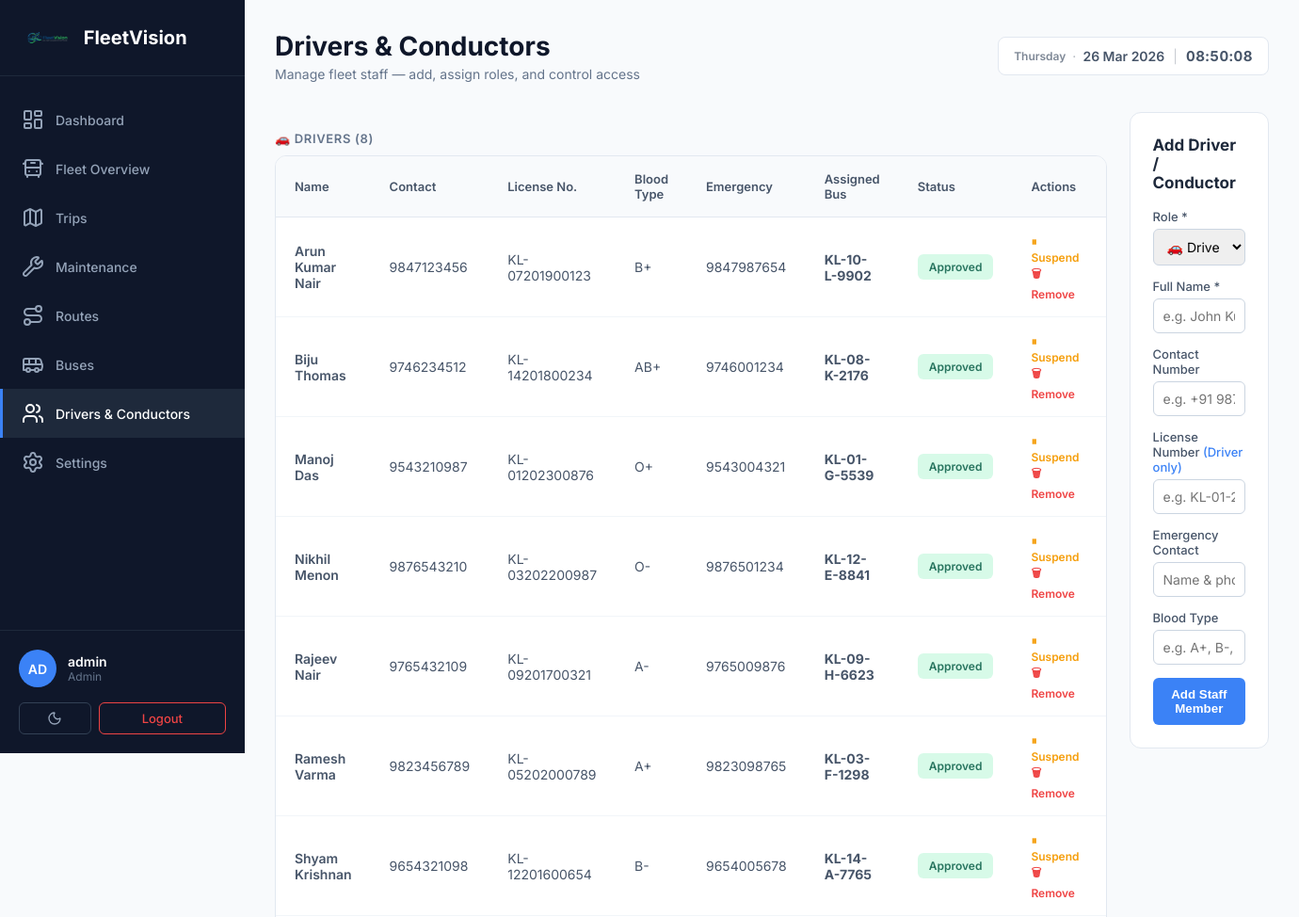
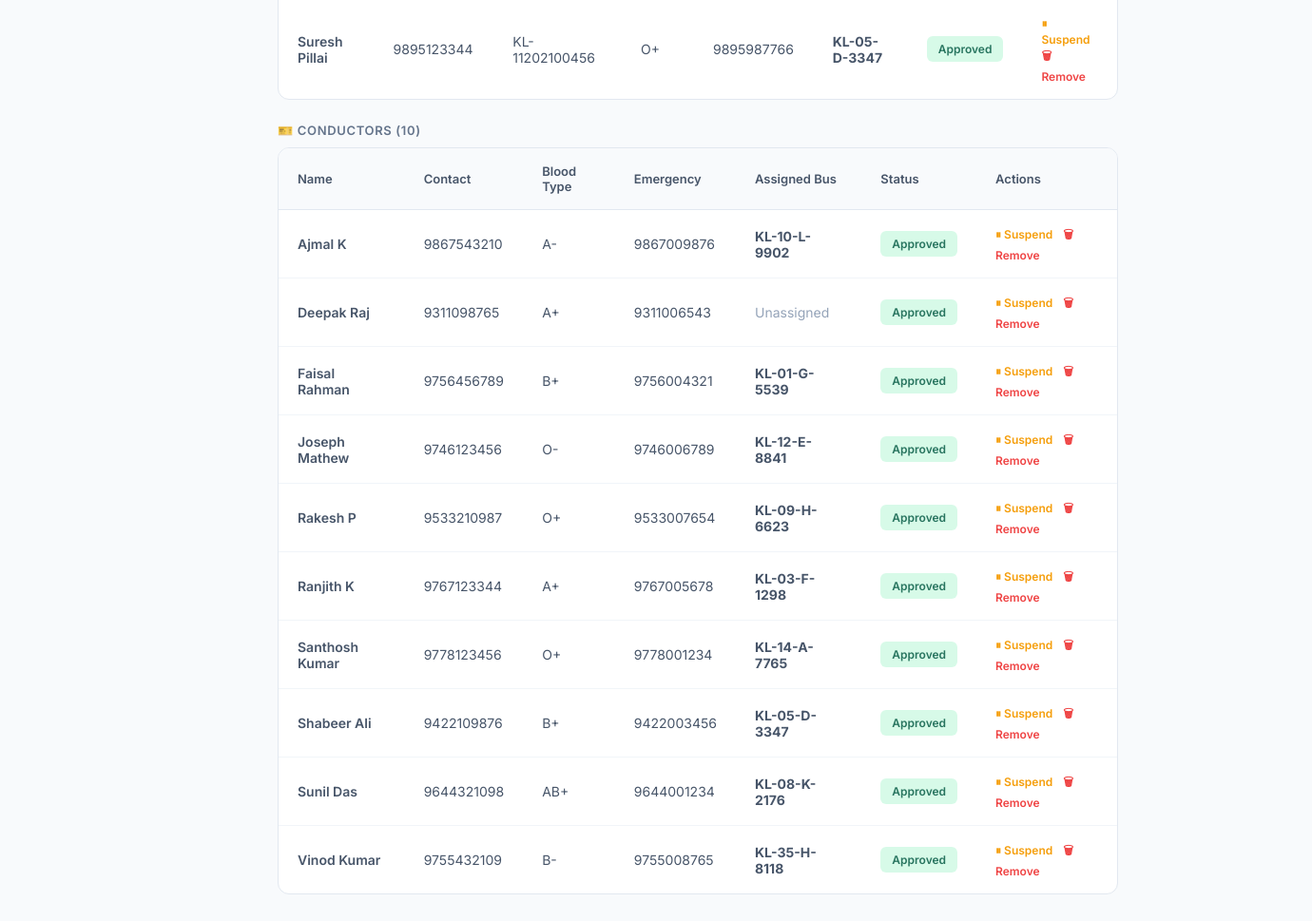
The app's page /staff.php (signed in) with its own data (2 pictures, top to bottom).
### tables this page shows
CREATE TABLE users (
        id INTEGER PRIMARY KEY AUTOINCREMENT,
        username TEXT NOT NULL UNIQUE,
        email TEXT NOT NULL UNIQUE,
        password_hash TEXT,
        google_id TEXT UNIQUE,
        role TEXT DEFAULT 'user',
        status TEXT DEFAULT 'pending',
        created_at DATETIME DEFAULT CURRENT_TIMESTAMP
    , contact_no TEXT, license_number TEXT, emergency_contact TEXT, blood_type TEXT);

### staff.php (the view, shortened to what this page needs)
<?php
require_once __DIR__ . '/includes/db.php';
$staff = $pdo->query("
    SELECT u.*,
           b.bus_number AS assigned_bus
    FROM users u
    LEFT JOIN buses b ON b.driver_id = u.id OR b.conductor_id = u.id
    WHERE u.role IN ('driver','conductor') AND u.status != 'deleted'
    GROUP BY u.id
    ORDER BY u.role ASC, u.username ASC
")->fetchAll(PDO::FETCH_ASSOC);
$drivers = array_filter($staff, fn($s) => $s['role'] === 'driver');
$conductors = array_filter($staff, fn($s) => $s['role'] === 'conductor');
include __DIR__ . '/includes/header.php';
?>
<header class="top-header">
    <div class="header-left">
        <h1 class="page-title">Drivers & Conductors</h1>
        <p class="page-subtitle">Manage fleet staff — add, assign roles, and control access</p>
    </div>
        <div class="header-right">
        <div class="date-display"></div>
    </div>
</header>
<section class="content-section">
    <div class="staff-layout">
        <div class="staff-main">
            <div class="section-label">🚗 Drivers (<?php echo count($drivers); ?>)</div>
            <div class="table-container" style="margin-bottom: 24px;">
                <table class="data-table">
                    <thead>
                        <tr>
                            <th>Name</th>
                            <th>Contact</th>
                            <th>License No.</th>
                            <th>Blood Type</th>
                            <th>Emergency</th>
                            <th>Assigned Bus</th>
                            <th>Status</th>
                            <th>Actions</th>
                        </tr>
                    </thead>
                    <tbody>
                        <?php if (count($drivers) > 0): ?>
                            <?php foreach ($drivers as $d): ?>
                                <?php
                                $jsdata = htmlspecialchars(json_encode([
                                    'id' => $d['id'], 'username' => $d['username'], 'role' => $d['role'], 'contact_no' => $d['contact_no'],
                                    'license_number' => $d['license_number'], 'emergency_contact' => $d['emergency_contact'], 'blood_type' => $d['blood_type']
                                ]), ENT_QUOTES, 'UTF-8');
                                ?>
                                <tr onclick="editStaff(this)" data-staff="<?php echo $jsdata; ?>" class="hover-row" style="cursor: pointer;" title="Click to edit">
                                    <td style="font-weight:600;"><?php echo htmlspecialchars($d['username']); ?></td>
                                    <td><?php echo htmlspecialchars($d['contact_no'] ?: '—'); ?></td>
                                    <td><?php echo htmlspecialchars($d['license_number'] ?: '—'); ?></td>
                                    <td><?php echo htmlspecialchars($d['blood_type'] ?: '—'); ?></td>
                                    <td><?php echo htmlspecialchars($d['emergency_contact'] ?: '—'); ?></td>
                                    <td><?php echo $d['assigned_bus'] ? '<strong>' . htmlspecialchars($d['assigned_bus']) . '</strong>' : '<span style="color:#94a3b8;">Unassigned</span>'; ?></td>
                                    <td>
                                        <?php $sc = $d['status'] === 'approved' ? 'active' : 'idle'; ?>
                                        <span class="status-badge <?php echo $sc; ?>"><?php echo ucfirst($d['status']); ?></span>
                                    </td>
                                    <td>
                                        <a href="staff.php?toggle_id=<?php echo $d['id']; ?>" class="action-link <?php echo $d['status'] === 'approved' ? 'toggle-on' : 'toggle-off'; ?>" onclick="event.stopPropagation();">
                                            <?php echo $d['status'] === 'approved' ? '⏸ Suspend' : '▶ Activate'; ?>
                                        </a>
                                        <a href="staff.php?delete_id=<?php echo $d['id']; ?>" class="action-link delete" onclick="event.stopPropagation(); return confirm('Remove this driver?');">🗑 Remove</a>
                                    </td>
                                </tr>
                            <?php
    endforeach; ?>
                        <?php
else: ?>
                            <tr class="empty-row"><td colspan="8">No drivers added yet.</td></tr>
                        <?php
endif; ?>
                    </tbody>
                </table>
            </div>
            <div class="section-label">🎫 Conductors (<?php echo count($conductors); ?>)</div>
            <div class="table-container">
                <table class="data-table">
                    <thead>
                        <tr>
                            <th>Name</th>
                            <th>Contact</th>
                            <th>Blood Type</th>
                            <th>Emergency</th>
                            <th>Assigned Bus</th>
                            <th>Status</th>
                            <th>Actions</th>
                        </tr>
                    </thead>
                    <tbody>
                        <?php if (count($conductors) > 0): ?>
                            <?php foreach ($conductors as $c): ?>
                                <?php
                                $jsdata = htmlspecialchars(json_encode([
                                    'id' => $c['id'], 'username' => $c['username'], 'role' => $c['role'], 'contact_no' => $c['contact_no'],
                                    'license_number' => $c['license_number'], 'emergency_contact' => $c['emergency_contact'], 'blood_type' => $c['blood_type']
                                ]), ENT_QUOTES, 'UTF-8');
                                ?>
                                <tr onclick="editStaff(this)" data-staff="<?php echo $jsdata; ?>" class="hover-row" style="cursor: pointer;" title="Click to edit">
                                    <td style="font-weight:600;"><?php echo htmlspecialchars($c['username']); ?></td>
                                    <td><?php echo htmlspecialchars($c['contact_no'] ?: '—'); ?></td>
                                    <td><?php echo htmlspecialchars($c['blood_type'] ?: '—'); ?></td>
                                    <td><?php echo htmlspecialchars($c['emergency_contact'] ?: '—'); ?></td>
                                    <td><?php echo $c['assigned_bus'] ? '<strong>' . htmlspecialchars($c['assigned_bus']) . '</strong>' : '<span style="color:#94a3b8;">Unassigned</span>'; ?></td>
                                    <td>
                                        <?php $sc = $c['status'] === 'approved' ? 'active' : 'idle'; ?>
                                        <span class="status-badge <?php echo $sc; ?>"><?php echo ucfirst($c['status']); ?></span>
                                    </td>
                                    <td>
                                        <a href="staff.php?toggle_id=<?php echo $c['id']; ?>" class="action-link <?php echo $c['status'] === 'approved' ? 'toggle-on' : 'toggle-off'; ?>" onclick="event.stopPropagation();">
                                            <?php echo $c['status'] === 'approved' ? '⏸ Suspend' : '▶ Activate'; ?>
                                        </a>
                                        <a href="staff.php?delete_id=<?php echo $c['id']; ?>" class="action-link delete" onclick="event.stopPropagation(); return confirm('Remove this conductor?');">🗑 Remove</a>
                                    </td>
                                </tr>
                            <?php
    endforeach; ?>
                        <?php
else: ?>
                            <tr class="empty-row"><td colspan="7">No conductors added yet.</td></tr>
                        <?php
endif; ?>
                    </tbody>
                </table>
            </div>
        </div>
        <div class="staff-sidebar">
            <div class="user-form-card">
                <h3 id="form-title" style="margin-bottom:18px; font-size:17px;">Add Driver / Conductor</h3>
                <form method="POST" action="staff.php" id="staff-form">
                    <div class="form-group">
                        <label class="form-label">Role *</label>
                        <select name="role" id="form-role" class="form-select" required onchange="toggleLicense(this.value)">
                            <option value="driver">🚗 Driver</option>
                        </select>
                    </div>
                    <div class="form-group">
                        <label class="form-label">Full Name *</label>
                        <input type="text" name="username" id="form-username" class="form-input" placeholder="e.g. John Kumar" required>
                    </div>
                    <div class="form-group">
                        <label class="form-label">Contact Number</label>
                        <input type="tel" name="contact_no" id="form-contact_no" class="form-input" placeholder="e.g. +91 98765 43210">
                    </div>
                    <div class="form-group" id="license-field">
                        <label class="form-label">License Number <span style="color:#3b82f6;">(Driver only)</span></label>
                        <input type="text" name="license_number" id="form-license_number" class="form-input" placeholder="e.g. KL-01-20200012345">
                    </div>
                    <div class="form-group">
                        <label class="form-label">Emergency Contact</label>
                        <input type="text" name="emergency_contact" id="form-emergency_contact" class="form-input" placeholder="Name & phone number">
                    </div>
                    <div class="form-group">
                        <label class="form-label">Blood Type</label>
                        <input type="text" name="blood_type" id="form-blood_type" class="form-input" placeholder="e.g. A+, B-, O+, AB+">
                    </div>
                    <button type="submit" class="btn-submit" id="btn-submit">Add Staff Member</button>
                </form>
            </div>
        </div>
    </div>
</section>
<?php include __DIR__ . '/includes/footer.php'; ?>

### dashboard.css (style rules this page uses)
* { margin: 0; padding: 0; box-sizing: border-box; }
body { font-family: 'Inter', -apple-system, BlinkMacSystemFont, 'Segoe UI', sans-serif; background: #f8fafc; color: #1e293b; }
.top-header { display: flex; justify-content: space-between; align-items: center; margin-bottom: 32px; }
.header-left { flex: 1; }
.page-title { font-size: 28px; font-weight: 700; color: #0f172a; margin-bottom: 4px; }
.page-subtitle { font-size: 14px; color: #64748b; }
.header-right { display: flex; align-items: center; gap: 16px; }
.date-display { background: white; padding: 10px 16px; border-radius: 8px; font-size: 14px; color: #475569; border: 1px solid #e2e8f0; display: inline-flex; align-items: center; gap: 2px; white-space: nowrap; }
.content-section { margin-bottom: 40px; }
.table-container { background: white; border-radius: 12px; border: 1px solid #e2e8f0; overflow: hidden; }
.data-table { width: 100%; border-collapse: collapse; }
.data-table thead { background: #f8fafc; }
.data-table th { padding: 16px 20px; text-align: left; font-size: 13px; font-weight: 600; color: #475569; border-bottom: 1px solid #e2e8f0; }
.data-table td { padding: 16px 20px; font-size: 14px; color: #475569; border-bottom: 1px solid #f1f5f9; }
.data-table tbody tr:last-child td { border-bottom: none; }
.status-badge { display: inline-block; padding: 6px 12px; border-radius: 6px; font-size: 12px; font-weight: 600; }
.status-badge.active { background: #d1fae5; color: #065f46; }
.user-form-card { background: white; padding: 24px; border-radius: 12px; border: 1px solid #e2e8f0; }

### staff.php (style rules this page uses)
.staff-layout { display: flex; gap: 24px; align-items: flex-start; }
.staff-main { flex: 2; }
.staff-sidebar { flex: 1; position: sticky; top: 24px; }
.user-form-card { background: white; padding: 24px; border-radius: 12px; border: 1px solid #e2e8f0; margin-bottom: 20px; }
.form-group { margin-bottom: 14px; }
.form-label { display: block; margin-bottom: 5px; font-size: 13px; font-weight: 500; color: #475569; }
.form-input, .form-select { width: 100%; padding: 9px 10px; border: 1px solid #cbd5e1; border-radius: 6px; font-size: 14px; box-sizing: border-box; font-family: inherit; }
.btn-submit { width: 100%; padding: 10px; background: #3b82f6; color: white; border: none; border-radius: 6px; font-weight: 600; cursor: pointer; transition: background 0.2s; }
.section-label { font-size: 13px; font-weight: 600; color: #64748b; text-transform: uppercase; letter-spacing: 0.05em; margin: 20px 0 10px; }
.action-link { font-size: 12px; font-weight: 600; text-decoration: none; margin-right: 8px; }
.action-link.toggle-on { color: #f59e0b; }
.action-link.delete { color: #ef4444; }
.hover-row { transition: background-color 0.2s ease; }

### records on screen
users: username "Arun Kumar Nair", contact_no "9847123456", license_number "KL-07201900123", blood_type "B+", emergency_contact "9847987654", assigned_bus "KL-10-L-9902", status "Approved", shows "⏸ Suspend"
users: username "Biju Thomas", contact_no "9746234512", license_number "KL-14201800234", blood_type "AB+", emergency_contact "9746001234", assigned_bus "KL-08-K-2176", status "Approved", shows "⏸ Suspend"
users: username "Manoj Das", contact_no "9543210987", license_number "KL-01202300876", blood_type "O+", emergency_contact "9543004321", assigned_bus "KL-01-G-5539", status "Approved", shows "⏸ Suspend"
users: username "Nikhil Menon", contact_no "9876543210", license_number "KL-03202200987", blood_type "O-", emergency_contact "9876501234", assigned_bus "KL-12-E-8841", status "Approved", shows "⏸ Suspend"
users: username "Rajeev Nair", contact_no "9765432109", license_number "KL-09201700321", blood_type "A-", emergency_contact "9765009876", assigned_bus "KL-09-H-6623", status "Approved", shows "⏸ Suspend"
users: username "Ramesh Varma", contact_no "9823456789", license_number "KL-05202000789", blood_type "A+", emergency_contact "9823098765", assigned_bus "KL-03-F-1298", status "Approved", shows "⏸ Suspend"
users: username "Shyam Krishnan", contact_no "9654321098", license_number "KL-12201600654", blood_type "B-", emergency_contact "9654005678", assigned_bus "KL-14-A-7765", status "Approved", shows "⏸ Suspend"
users: username "Suresh Pillai", contact_no "9895123344", license_number "KL-11202100456", blood_type "O+", emergency_contact "9895987766", assigned_bus "KL-05-D-3347", status "Approved", shows "⏸ Suspend"
users: username "Ajmal K", contact_no "9867543210", blood_type "A-", emergency_contact "9867009876", assigned_bus "KL-10-L-9902", status "Approved", shows "⏸ Suspend"
users: username "Deepak Raj", contact_no "9311098765", blood_type "A+", emergency_contact "9311006543", shows "Unassigned", status "Approved", shows "⏸ Suspend"
users: username "Faisal Rahman", contact_no "9756456789", blood_type "B+", emergency_contact "9756004321", assigned_bus "KL-01-G-5539", status "Approved", shows "⏸ Suspend"
users: username "Joseph Mathew", contact_no "9746123456", blood_type "O-", emergency_contact "9746006789", assigned_bus "KL-12-E-8841", status "Approved", shows "⏸ Suspend"
users: username "Rakesh P", contact_no "9533210987", blood_type "O+", emergency_contact "9533007654", assigned_bus "KL-09-H-6623", status "Approved", shows "⏸ Suspend"
users: username "Ranjith K", contact_no "9767123344", blood_type "A+", emergency_contact "9767005678", assigned_bus "KL-03-F-1298", status "Approved", shows "⏸ Suspend"
users: username "Santhosh Kumar", contact_no "9778123456", blood_type "O+", emergency_contact "9778001234", assigned_bus "KL-14-A-7765", status "Approved", shows "⏸ Suspend"
users: username "Shabeer Ali", contact_no "9422109876", blood_type "B+", emergency_contact "9422003456", assigned_bus "KL-05-D-3347", status "Approved", shows "⏸ Suspend"
users: username "Sunil Das", contact_no "9644321098", blood_type "AB+", emergency_contact "9644001234", assigned_bus "KL-08-K-2176", status "Approved", shows "⏸ Suspend"
users: username "Vinod Kumar", contact_no "9755432109", blood_type "B-", emergency_contact "9755008765", assigned_bus "KL-35-H-8118", status "Approved", shows "⏸ Suspend"

### other values on screen
$username_initials "AD"
$current_username "admin"
$_SESSION['role'] "Admin"
count($drivers) "8"
count($conductors) "10"
